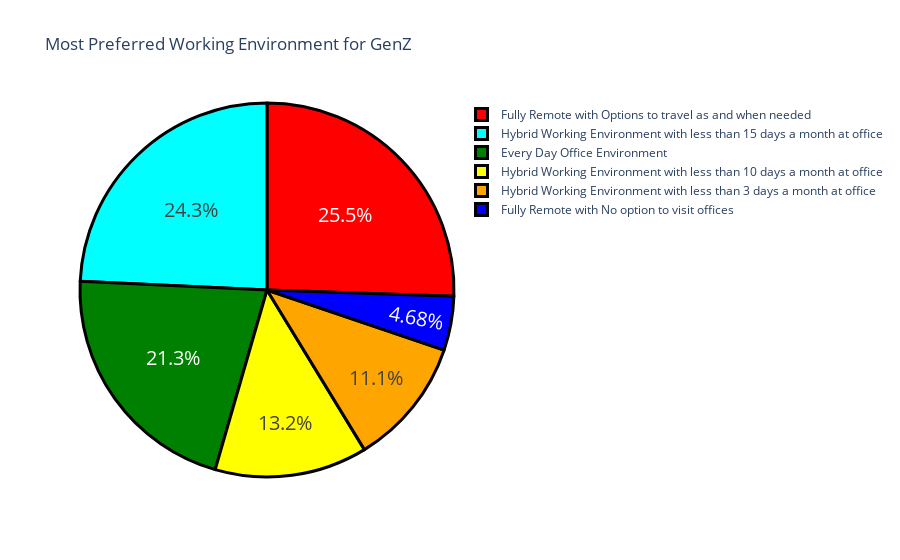

Notebook code for this chart:
### Markdown cell above
Preferred working environment for GenZ

### Code cell
#Get the value by columns
q4='What is the most preferred working environment for you.'
q4=df[q4].value_counts()

#Extracting the labels and counts
labels=q4.index
counts=q4.values

#Define the color
colors=['red','aqua','green','yellow','orange','blue']

#Creating the figure
fig= go.Figure(data=[go.Pie(labels=labels,values=counts)])

#updating the traces and colums
fig.update_layout(title='Most Preferred Working Environment for GenZ')
fig.update_traces(hoverinfo='label+value',
                  textinfo='percent',textfont_size=20,
                  marker=dict(colors=colors,
                              line=dict(color='black',width=3)))
fig.show()

### Figure 1 — Plotly figure (JSON) as saved in the notebook; plotly's stock layout.template omitted (floating-point values rounded to 4 significant figures)
{"data": [{"hoverinfo": "label+value", "labels": ["Fully Remote with Options to travel as and when needed", "Hybrid Working Environment with less than 15 days a month at office", "Every Day Office Environment", "Hybrid Working Environment with less than 10 days a month at office", "Hybrid Working Environment with less than 3 days a month at office", "Fully Remote with No option to visit offices"], "marker": {"colors": ["red", "aqua", "green", "yellow", "orange", "blue"], "line": {"color": "black", "width": 3}}, "textfont": {"size": 20}, "textinfo": "percent", "type": "pie", "values": [60, 57, 50, 31, 26, 11]}], "layout": {"title": {"text": "Most Preferred Working Environment for GenZ"}}}
